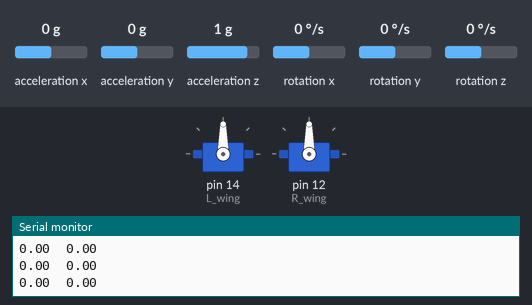
Recording of a sketch running on a simulated Arduino Uno, built with avr-gcc and run on an emulated ATmega328P. Shown: 2 × servo, the last lines printed to the serial monitor. The test bench sets the inputs (shaded band); at power-on: acceleration x 0 g, acceleration y 0 g, rotation x 0 °/s, rotation y 0 °/s, acceleration z 1 g, rotation z 0 °/s.

Above: at 2.2 s.
2.3 s: acceleration x set to -0.3 g
At 3.7 s:
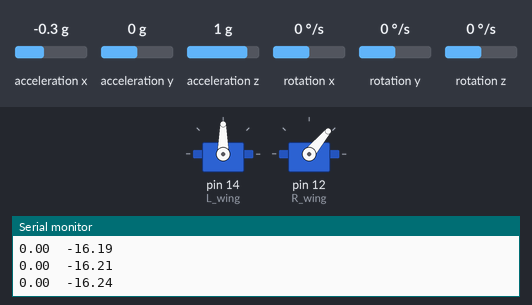
4.1 s: acceleration y set to 0.3 g
At 4.69 s:
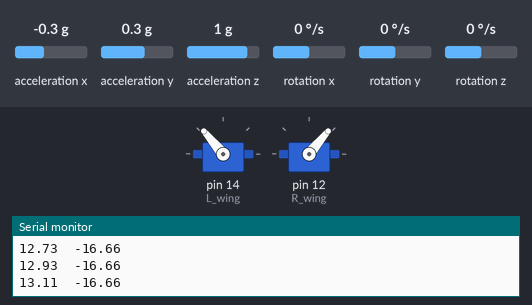
7.1 s: rotation x set to -14 °/s
At 7.55 s:
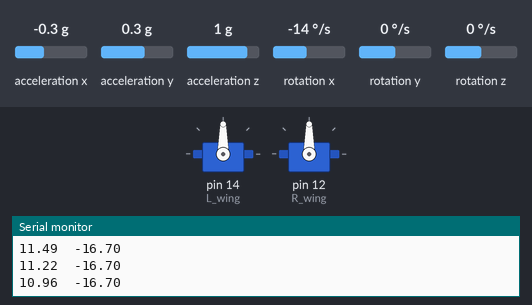
8.6 s: rotation y set to 7 °/s
11.3 s: rotation y set to 10 °/s
At 12.3 s:
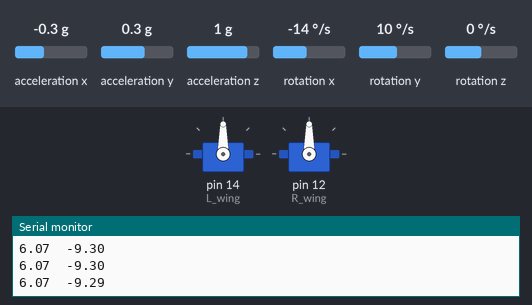
13.1 s: acceleration x set to 0.8 g
At 14.2 s:
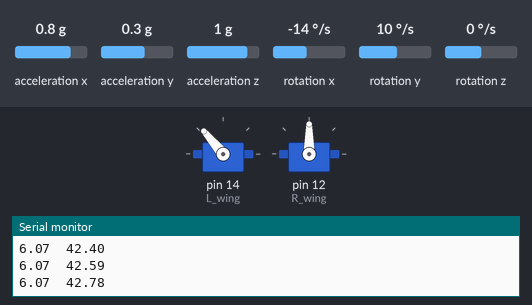
Timing chart, 0 to 15.7 s (numbered marks = the images above; inputs shaded):
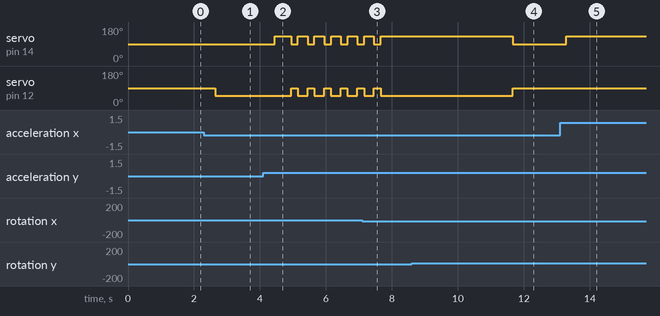

The sketch:

espMPU_comp.ino
```cpp
#include "I2Cdev.h"
#include "MPU6050.h"
#include "Wire.h"
#include <Servo.h>

Servo L_wing;
Servo R_wing;

MPU6050 accelgyro;
#define OUTPUT_READABLE_ACCELGYRO
#define BT 0

int16_t modeCount = 0;
int16_t ax, ay, az;
int16_t gx, gy, gz;
unsigned long sum_x, sum_y;

int16_t ax_diff = -4040;
int16_t ay_diff = 25;
int16_t gx_diff = 15;
int16_t gy_diff = 15;
int16_t gz_diff = -3;

float p_angle, r_angle, rollAcc, pitchAcc, gyroXrate;
float P_CompCoeff = 0.95;

unsigned long time_prev = 0;
unsigned long previousMode1 = 0;
unsigned long previousMode2 = 0;
unsigned long previousMode3 = 0;
unsigned long L_angle = 90, R_angle = 90;

void readMPU();
void wing_swing();
void mode1();
void mode2();
void mode3();

void setup() {
  Wire.begin();
  Serial.begin(115200);

  accelgyro.initialize();
  pinMode(BT, INPUT);
  L_wing.attach(14);
  R_wing.attach(12);
  delay(1000);
}

void loop() {
  // moveing wing
  //  L_wing.write(90); //wing left center
  //  R_wing.write(90); //wing right center
  //  L_wing.write(110); //forward
  //  R_wing.write(70); //forward
  //  L_wing.write(70); //backward
  //  R_wing.write(110); //backward

  readMPU();
  if (p_angle < 10 && r_angle < 10 && r_angle > -10) {
    L_wing.write(90);
    R_wing.write(90);
  }

  mode2();

  //  if(modeCount == 1)  mode1();
  //  if(modeCount == 2)  mode2();
  //  if(modeCount == 3)  mode3();
  //  if(modeCount == 4)  modeCount = 0;


  //    while (p_angle < -20 || p_angle > -40 ) {
  //      readMPU();
  //      L_wing.write(180);
  //      R_wing.write(50);
  //      delay(10);
  //      L_wing.write(50);
  //      R_wing.write(130);
  //      delay(200);
  //    }

  //  while (p_angle > 20 && p_angle < 30 ) {
  //    readMPU();
  //    L_wing.write(130);
  //    R_wing.write(50);
  //    delay(200);
  //    L_wing.write(50);
  //    R_wing.write(130);
  //    delay(200);
  //  }
  //  while (r_angle > 100 && r_angle < 110) {
  //    readMPU();
  //    L_wing.write(130);
  //    R_wing.write(90);
  //    delay(200);
  //    L_wing.write(50);
  //    R_wing.write(90);
  //    delay(200);
  //  }
  //  while (r_angle > 40 && r_angle < 50) {
  //    readMPU();
  //    L_wing.write(90);
  //    R_wing.write(50);
  //    delay(200);
  //    L_wing.write(90);
  //    R_wing.write(130);
  //    delay(200);
  //  }
}

void readMPU()  {
  unsigned long time_now = millis();
  if (time_now - time_prev >= 20)
  {
    time_prev = time_now;
    accelgyro.getMotion6(&ax, &ay, &az, &gx, &gy, &gz);

    // EX. set zero point
    //    rawAccx_X -= ax_diff;
    //    rawAccx_Y -= ay_diff;
    //    rawGyrox_X -= gx_diff;
    //    rawGyrox_Y -= gy_diff;
    //    rawGyrox_Z -= gz_diff;

    //    ax -= ax_diff;
    //    ay -= ay_diff;
    //
    //    gx -= gx_diff;
    //    gy -= gy_diff;
    //    gz -= gz_diff;

    //    for(int i=0; i<=100; i++) {
    //      accelgyro.getMotion6(&ax, &ay, &az, &gx, &gy, &gz);
    //      sum_x += ax;
    //      delay(1);
    //      Serial.println(sum_x);
    //    }
    //    for(int i=0; i<=100; i++) {
    //      accelgyro.getMotion6(&ax, &ay, &az, &gx, &gy, &gz);
    //      sum_y += ay;
    //      delay(1);
    //    }
    //
    //    ax = sum_x/100;
    //    ay = sum_y/100;

    //    p_angle += (((float)gz / 16.4f)) * (-0.01f);
    //    p_angle += ((gz / 16.4f)) * (-0.01f);

    p_angle += ((gx / 32.8f)) * (0.01f);    // gz จุดที่เปลี่ยนตามแกนหมุน
    //(float)22/7; //RAD_TO_DEG แปลงเรเดียนเป็นองศา
    float pitchAcc = atan2(ay, az) * RAD_TO_DEG; // atan2(1, 2)  1 คือจุดหมุน, 2 คือจุดตาม
    p_angle = P_CompCoeff * p_angle + (1.0f - P_CompCoeff) * pitchAcc;

    r_angle += ((gy / 32.8f)) * (0.01f);
    float rollAcc = atan2(ax, az) * RAD_TO_DEG;
    r_angle = P_CompCoeff * r_angle + (1.0f - P_CompCoeff) * rollAcc;

    //    Serial.printf("Read IMU %d %d %d\n", ax, ay, gz);

    Serial.print(p_angle);
    Serial.print("\t");
        Serial.println(r_angle);

  }
}

void mode1()  {
  unsigned long timenow = millis();
  readMPU();

  if (p_angle >= 10 && p_angle <= 30)  {
    R_wing.write(70); L_wing.write(110);
    delay(250);
    R_wing.write(0); L_wing.write(0);
    delay(250);
    R_wing.write(70); L_wing.write(110);
    delay(250);
    R_wing.write(0); L_wing.write(0);
    delay(250);
    if (timenow - previousMode1 >= 3000) {
      previousMode1 = timenow;
    }
  }
}

void mode2()  {
  unsigned long timenow = millis();
  readMPU();

  if (p_angle >= 10 && p_angle <= 30 ) {
    R_wing.write(50);
    L_wing.write(130);
    if (timenow - previousMode2 >= 500) {
      R_wing.write(90);
      L_wing.write(90);
      delay(200);
      previousMode2 = timenow;
    }
  } else {
    previousMode2 = timenow;
  }
  if (r_angle <= -10 ) {
    R_wing.write(50);
  }
  if (r_angle >= 10 ) {
    L_wing.write(130);
  }
}

void mode3()  {
  readMPU();

  if (p_angle >= 10 && p_angle <= 30)  {

    if (L_angle <= 130 && R_angle >= 50)  {
      L_angle++; R_angle--;
    }

    if (L_angle >= 130 && R_angle <= 50)  {
      R_angle++;  L_angle--;
    }

    R_wing.write(R_angle);  L_wing.write(L_angle);
    delay(100);
  } else {
    L_angle = 90;
    R_angle = 90;
  }
}
```

Measured:
- the behaviour switches between -0.1 and -0.2 g on acceleration x (found by bisection; images 0 and 1)
- the behaviour switches between 0.1 and 0.2 g on acceleration y (found by bisection; images 1 and 2)
- after the input at 2.3 s, servo on pin 12 (R_wing): 90° → 50° after 0.35 s
- after the input at 4.1 s, servo on pin 14 (L_wing): 90° → 130° after 0.35 s, then repeats every 0.50 s: 90° 0.21 s, 130° 0.30 s; servo on pin 12 (R_wing): alternates 90° for 0.20 s and 50° for 0.30 s, starting after 0.84 s
- after the input at 7.1 s, servo on pin 14 (L_wing): goes on until 7.7 s, then stays 130°; servo on pin 12 (R_wing): goes on until 7.7 s, then stays 50°
- after the input at 11.3 s, servo on pin 14 (L_wing): 130° → 90° after 0.36 s; servo on pin 12 (R_wing): 50° → 90° after 0.36 s
- after the input at 13.1 s, servo on pin 14 (L_wing): 90° → 130° after 0.18 s
